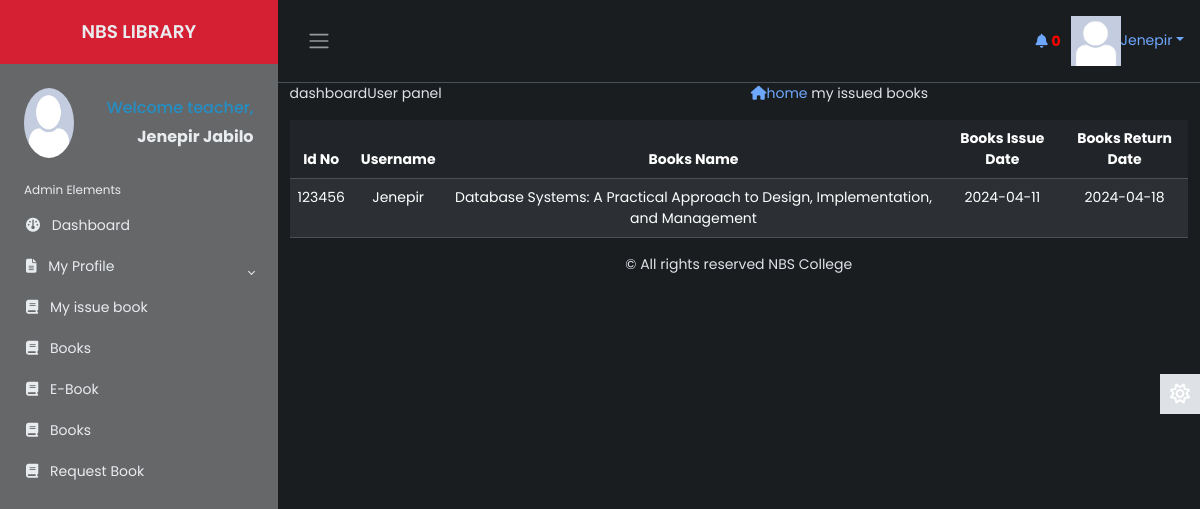
Page /Source/librarian/user/teacher/my-issued-books.php (signed in) on the earlier database version.
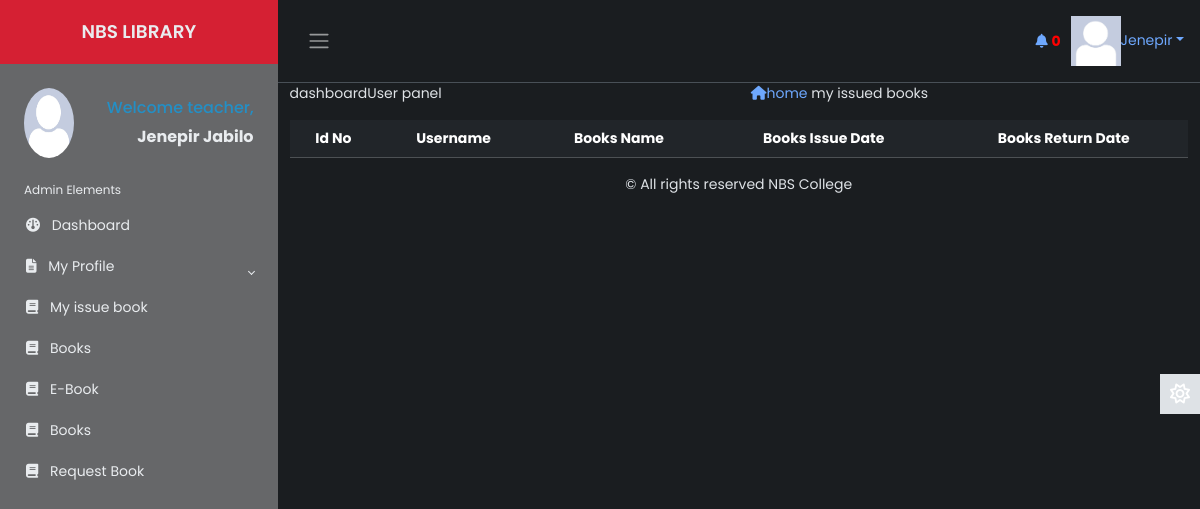
Same page on the later database version.
### tables this page shows
CREATE TABLE `teacher` (
  `id_number` varchar(20) NOT NULL,
  `first_name` varchar(50) NOT NULL,
  `last_name` varchar(50) NOT NULL,
  `middle_name` varchar(50) NOT NULL,
  `email` varchar(50) NOT NULL,
  `dept` varchar(50) NOT NULL,
  `password` varchar(50) NOT NULL,
  `user_type` varchar(50) NOT NULL,
  `photo` varchar(5000) NOT NULL,
  `status` varchar(7) NOT NULL,
  `vkey` varchar(255) NOT NULL,
  `verified` varchar(3) NOT NULL
);

CREATE TABLE `issue_book` (
  `id` int(10) NOT NULL,
  `utype` varchar(10) NOT NULL,
  `student_number` varchar(20) NOT NULL,
  `name` varchar(100) NOT NULL,
  `last_name` varchar(50) NOT NULL,
  `middle_name` varchar(50) NOT NULL,
  `dept` varchar(10) NOT NULL,
  `phone` varchar(20) NOT NULL,
  `email` varchar(100) NOT NULL,
  `booksname` varchar(200) NOT NULL,
  `booksissuedate` varchar(10) NOT NULL,
  `booksreturndate` varchar(10) NOT NULL,
  `username` varchar(20) NOT NULL
);

### Source/librarian/user/teacher/my-issued-books.php (the view, shortened to what the changed rows need)
       <?php
   include 'inc/header.php';
   include 'inc/connection.php';
?>
<div class="dashboard-content">
	<div class="dashboard-header">
		<div class="container">
			<div class="st-issuedBook">
				<table id="dtBasicExample" class="table table-dark table-striped text-center">
                       <thead>
                          <tr>
                           <th>Id No</th>
                           <th>Username</th>
                           <th>Books Name</th>
                           <th>Books Issue Date</th>
                           <th>Books Return Date</th>
                          </tr>
                       </thead>
                       <tbody>
                           <?php
                               $res1= mysqli_query($link, "select * from issue_book where student_number='".$_SESSION['teacher']."' ORDER BY id DESC");
                               while ($row=mysqli_fetch_array($res1)) {
                                   echo "<tr>";
                                   echo "<td>"; echo $row["student_number"]; echo "</td>";
                                   echo "<td>"; echo $row["name"]; echo "</td>";
                                   echo "<td>"; echo $row["booksname"]; echo "</td>";
                                   echo "<td>"; echo $row["booksissuedate"]; echo "</td>";
                                   echo "<td>"; echo $row["booksreturndate"]; echo "</td>";
                                   echo "</tr>";
                               }
                            ?>
                           </tbody>
                   </table>
			</div>
		</div>
	</div>
</div>

### Source/librarian/user/teacher/inc/header.php (shortened to what the changed rows need)
<?php
    include 'inc/connection.php';
 ?>
<!DOCTYPE html>
<html lang="en" data-bs-theme="dark">
<head>
    <link href="https://cdn.datatables.net/v/dt/jszip-3.10.1/dt-2.0.3/b-3.0.1/b-html5-3.0.1/b-print-3.0.1/datatables.min.css" rel="stylesheet">
    <link href="https://cdn.jsdelivr.net/npm/bootstrap@5.3.3/dist/css/bootstrap.min.css" rel="stylesheet">
    <link rel="stylesheet" href="inc/css/custom1.css">
    <link rel="stylesheet" href="inc/css/animate.css">
</head>
<body>
    <div class="wrapper">
    <aside id="sidebar" class="js-sidebar">
            <div class="h-100">
                <ul class="sidebar-nav">
                    <li class="sidebar-header">
                        <span>
							  ?><img src="<?php echo $row["photo"]; ?> " height="50px" width="50px" alt="something wrong" class="rounded-circle"></a> <?php
						  $res1 = mysqli_query($link, "select * from teacher where id_number='".$_SESSION['teacher']."'");
						  while ($row1 = mysqli_fetch_array($res1)){
							  ?><img src="<?php echo $row1["photo"]; ?> " height="70px" width="50px" alt="something wrong" class="rounded-circle" style="float:left;"> </a> <?php
						  }
                        ?>
						<h6 style="float: right; margin-top: 10px; color:#248fc5;">
			   		<?php
					$res1 = mysqli_query($link, "select * from teacher where id_number='".$_SESSION['teacher']."'");
					while ($row = mysqli_fetch_array($res1)){
						?><?php echo $row["user_type"]; ?><span>,</span><?php
					}
			   		?>
            			</h6>
                        </span>
                        <h6 style="float:inline-end; margin-top: 1px; font-weight:bolder;">
			   		<?php
					$res1 = mysqli_query($link, "select * from teacher where id_number='".$_SESSION['teacher']."'");
					while ($row = mysqli_fetch_array($res1)){
						?><?php echo $row["first_name"]; ?><span> <?php echo $row["last_name"]; ?></span><?php
					}
			   		?>
            			</h6>
                    </li>
                    <br>
					<br>
					<br>
                </ul>
            </div>
        </aside>
        <div class="main">
            <nav class="navbar navbar-expand px-3 border-bottom">
                <div class="navbar-collapse navbar">
                        <li class="nav-item dropdown">
								<?php
									  $res1 = mysqli_query($link, "select * from teacher where id_number='".$_SESSION['teacher']."'");
										  ?><a href="" class="dropdown-toggle" data-bs-toggle="dropdown" ><img src="<?php echo $row["photo"]; ?>" alt="" height="50px" width="50px" ><span><?php echo $_SESSION["student"]; ?></span></a> <?php
									  while ($row = mysqli_fetch_array($res1)){
										 ?><a href="" class="dropdown-toggle" data-bs-toggle="dropdown" ><img src="<?php echo $row["photo"]; ?>" height="50px" width="50px" img-ro alt=""><span><?php echo $row["first_name"]; ?></span></a> <?php
									 }
                                ?>
                        </li>
                </div>
            </nav>
</body>
</html>

Differences in the rows shown:
removed issue_book: student_number "123456", name "Jenepir", booksname "Database Systems: A Practical Approach to Design, Implementation, and Management", booksissuedate "2024-04-11", booksreturndate "2024-04-18"
